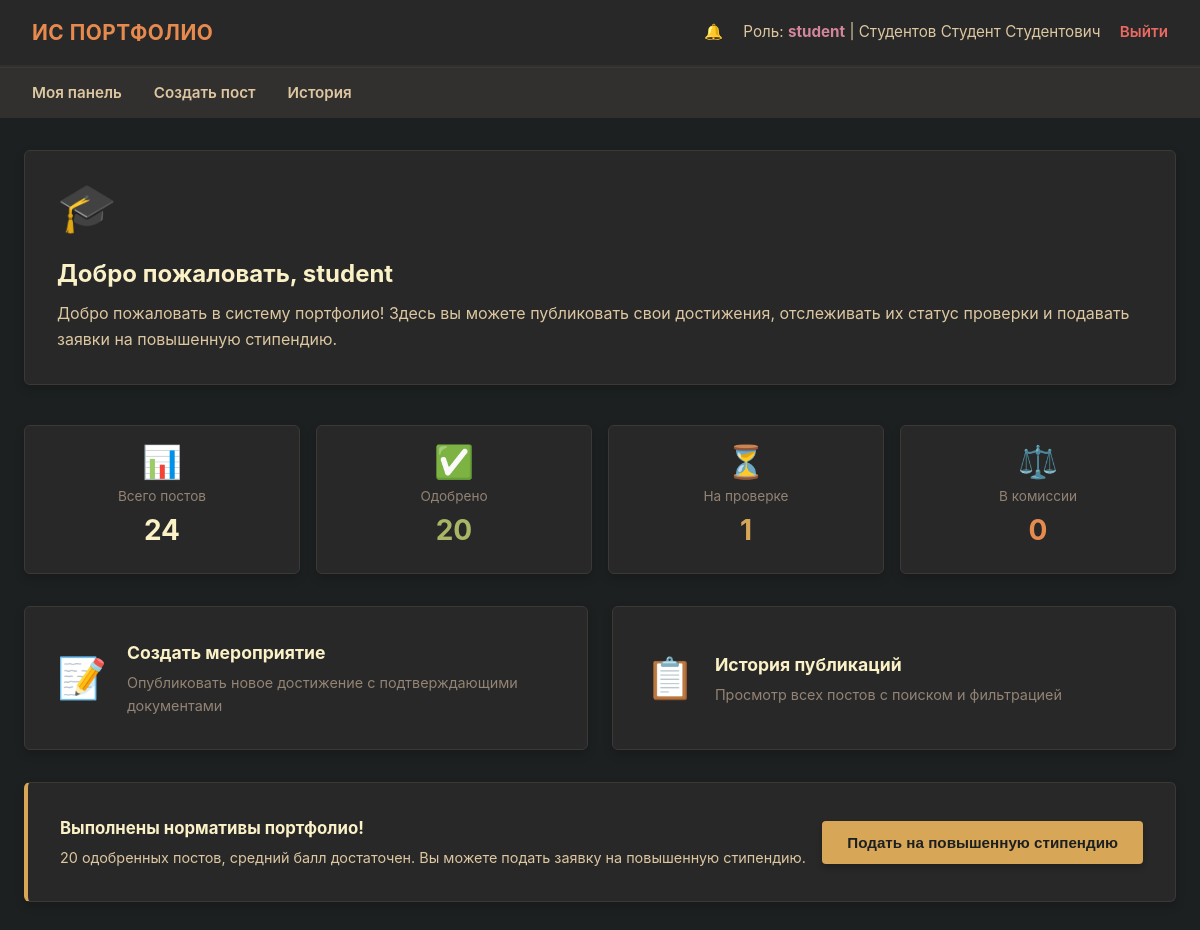
The page /student/dashboard (signed in) on the database its author committed.
### models.py (models this page shows)
class User(db.Model, UserMixin):
    __tablename__ = 'users'
    id = db.Column(db.Integer, primary_key=True)
    username = db.Column(db.String(50), unique=True, nullable=False)
    password_hash = db.Column(db.String(256), nullable=False)
    role = db.Column(db.String(20), nullable=False)
    last_name = db.Column(db.String(50), nullable=True)     # Фамилия
    first_name = db.Column(db.String(50), nullable=True)    # Имя
    patronymic = db.Column(db.String(50), nullable=True)    # Отчество
    group_name = db.Column(db.String(20), nullable=True)
    group_id = db.Column(db.Integer, db.ForeignKey('groups.id'), nullable=True)
    events = db.relationship('Event', backref='student', lazy=True, cascade="all, delete-orphan")
    notifications = db.relationship('Notification', backref='user', lazy=True, cascade="all, delete-orphan")
    scholarship_requests = db.relationship('ScholarshipRequest', backref='student', lazy=True, cascade="all, delete-orphan")

### routes/student.py (the view)
    @app.route('/student/dashboard', methods=['GET'])
    @login_required
    def student_dashboard():
        if current_user.role != 'student':
            return "Доступ ограничен", 403
        total = Event.query.filter_by(student_id=current_user.id).count()
        approved = Event.query.filter_by(student_id=current_user.id, status='approved').count()
        pending = Event.query.filter_by(student_id=current_user.id, status='pending').count()
        disputed = Event.query.filter_by(student_id=current_user.id, status='disputed').count()
        can_request = False
        if approved >= 20:
            approved_events = Event.query.filter_by(student_id=current_user.id, status='approved').all()
            avg_score = sum(e.score for e in approved_events) / len(approved_events)
            can_request = avg_score >= 4.5
        return render_template('student.html', total=total, approved=approved,
                               pending=pending, disputed=disputed, can_request=can_request)

### app.py (called while the page is built)
def create_app():
    app = Flask(__name__)
    app.config['SECRET_KEY'] = 'gruvbox-material-secure-shadow-key-1984'
    app.config['SQLALCHEMY_DATABASE_URI'] = 'sqlite:///database.db'
    app.config['SQLALCHEMY_TRACK_MODIFICATIONS'] = False
    app.config['UPLOAD_FOLDER'] = BASE_UPLOAD_FOLDER
    db.init_app(app)
    login_manager = LoginManager()
    login_manager.init_app(app)
    login_manager.login_view = 'login'
    @login_manager.user_loader
    def load_user(user_id):
        return db.session.get(User, int(user_id))
    register_routes(app)
    return app

### templates/student.html (shortened to what this page needs)
{% extends 'base.html' %}
{% block content %}
<div class="form-card" style="margin-bottom: 2.5rem;">
    <div style="display: flex; align-items: center; gap: 1.5rem; flex-wrap: wrap;">
        <div style="font-size: 3rem; line-height: 1;">🎓</div>
        <div>
            <h2 style="color: var(--fg0); margin: 0 0 0.5rem 0;">Добро пожаловать, {{ current_user.username }}</h2>
            <p style="color: var(--fg1); margin: 0;">
                Добро пожаловать в систему портфолио! Здесь вы можете публиковать свои достижения,
                отслеживать их статус проверки и подавать заявки на повышенную стипендию.
            </p>
        </div>
    </div>
</div>
<div style="display: grid; grid-template-columns: repeat(auto-fit, minmax(140px, 1fr)); gap: 1rem; margin-bottom: 2rem;">
    <div class="form-card" style="margin: 0; text-align: center; padding: 1.25rem;">
        <div style="font-size: 2rem; line-height: 1;">📊</div>
        <div style="color: var(--gray); font-size: 0.85rem; margin-top: 0.5rem;">Всего постов</div>
        <div style="color: var(--fg0); font-size: 1.75rem; font-weight: bold;">{{ total }}</div>
    </div>
    <div class="form-card" style="margin: 0; text-align: center; padding: 1.25rem;">
        <div style="font-size: 2rem; line-height: 1;">✅</div>
        <div style="color: var(--gray); font-size: 0.85rem; margin-top: 0.5rem;">Одобрено</div>
        <div style="color: var(--green); font-size: 1.75rem; font-weight: bold;">{{ approved }}</div>
    </div>
    <div class="form-card" style="margin: 0; text-align: center; padding: 1.25rem;">
        <div style="font-size: 2rem; line-height: 1;">⏳</div>
        <div style="color: var(--gray); font-size: 0.85rem; margin-top: 0.5rem;">На проверке</div>
        <div style="color: var(--yellow); font-size: 1.75rem; font-weight: bold;">{{ pending }}</div>
    </div>
    <div class="form-card" style="margin: 0; text-align: center; padding: 1.25rem;">
        <div style="font-size: 2rem; line-height: 1;">⚖️</div>
        <div style="color: var(--gray); font-size: 0.85rem; margin-top: 0.5rem;">В комиссии</div>
        <div style="color: var(--orange); font-size: 1.75rem; font-weight: bold;">{{ disputed }}</div>
    </div>
</div>
<div style="display: grid; grid-template-columns: repeat(auto-fit, minmax(260px, 1fr)); gap: 1.5rem; margin-bottom: 2rem;">
    <a href="{{ url_for('student_create') }}" class="form-card" style="margin: 0; display: flex; align-items: center; gap: 1.25rem; text-decoration: none; transition: transform 0.15s ease; cursor: pointer;">
        <div style="font-size: 2.5rem; line-height: 1;">📝</div>
        <div>
            <h3 style="color: var(--fg0); margin: 0 0 0.25rem 0; font-size: 1.1rem;">Создать мероприятие</h3>
            <p style="color: var(--gray); margin: 0; font-size: 0.9rem;">Опубликовать новое достижение с подтверждающими документами</p>
        </div>
    </a>
    <a href="{{ url_for('student_history') }}" class="form-card" style="margin: 0; display: flex; align-items: center; gap: 1.25rem; text-decoration: none; transition: transform 0.15s ease; cursor: pointer;">
        <div style="font-size: 2.5rem; line-height: 1;">📋</div>
        <div>
            <h3 style="color: var(--fg0); margin: 0 0 0.25rem 0; font-size: 1.1rem;">История публикаций</h3>
            <p style="color: var(--gray); margin: 0; font-size: 0.9rem;">Просмотр всех постов с поиском и фильтрацией</p>
        </div>
    </a>
</div>
{% if can_request %}
<div class="form-card" style="border-left: 4px solid var(--yellow); margin-bottom: 2rem;">
    <div style="display: flex; align-items: center; justify-content: space-between; flex-wrap: wrap; gap: 1rem;">
        <div>
            <strong style="color: var(--fg0); font-size: 1.05rem;">Выполнены нормативы портфолио!</strong>
            <p style="color: var(--fg1); margin: 0.25rem 0 0 0; font-size: 0.9rem;">
                {{ approved }} одобренных постов, средний балл достаточен. Вы можете подать заявку на повышенную стипендию.
            </p>
        </div>
        <form action="{{ url_for('request_scholarship') }}" method="POST" style="margin: 0;">
            <button type="submit" class="btn btn-warning" style="box-shadow: 0 4px 6px rgba(0,0,0,0.2); white-space: nowrap;">
                Подать на повышенную стипендию
            </button>
        </form>
    </div>
</div>
{% endif %}
{% endblock %}

### templates/base.html (shortened to what this page needs)
<!DOCTYPE html>
<html lang="ru">
<head>
    <link rel="stylesheet" href="{{ url_for('static', filename='css/style.css') }}">
</head>
<body>
    {% if current_user.is_authenticated %}
    <nav class="navbar">
        <div class="navbar-brand">ИС Портфолио</div>
        <div class="navbar-user">
            <a href="{{ url_for('notifications') }}" style="color: var(--fg1); text-decoration: none; margin-right: 1rem; position: relative;">
                🔔
            </a>
            Роль: <strong>{{ current_user.role }}</strong> |
            {% if current_user.last_name or current_user.first_name %}
            {{ current_user.last_name or '' }} {{ current_user.first_name or '' }} {{ current_user.patronymic or '' }}
            {% else %}
            {{ current_user.username }}
            {% endif %}
            <a href="{{ url_for('logout') }}" class="logout-link">Выйти</a>
        </div>
    </nav>
    <nav class="role-nav">
        <ul>
            {% if current_user.role == 'admin' %}
            <li><a href="{{ url_for('admin_dashboard') }}">Панель</a></li>
            <li><a href="{{ url_for('admin_users') }}">Пользователи</a></li>
            <li><a href="{{ url_for('admin_groups') }}">Группы</a></li>
            {% elif current_user.role == 'student' %}
            <li><a href="{{ url_for('student_dashboard') }}">Моя панель</a></li>
            <li><a href="{{ url_for('student_create') }}">Создать пост</a></li>
            <li><a href="{{ url_for('student_history') }}">История</a></li>
            {% elif current_user.role == 'curator' %}
            <li><a href="{{ url_for('curator_dashboard') }}">Панель куратора</a></li>
            <li><a href="{{ url_for('curator_pending') }}">Заявки</a></li>
            <li><a href="{{ url_for('curator_resolved') }}">Журнал</a></li>
            {% elif current_user.role == 'commission' %}
            <li><a href="{{ url_for('commission_dashboard') }}">Панель комиссии</a></li>
            <li><a href="{{ url_for('commission_disputes') }}">Споры</a></li>
            <li><a href="{{ url_for('commission_scholarships') }}">Стипендии</a></li>
            <li><a href="{{ url_for('commission_archive') }}">Архив</a></li>
            {% endif %}
        </ul>
    </nav>
    {% endif %}
    <div class="container">
        {% block content %}{% endblock %}
    </div>
</body>
</html>

### static/css/style.css (style rules this page uses)
:root { --bg0: #1d2021; --bg1: #282828; --bg2: #32302f; --bg3: #3c3836; --fg0: #fbf1c7; --fg1: #ddc7a1; --red: #ea6962; --green: #a9b665; --yellow: #d8a657; --blue: #7daea3; --orange: #e78a4e; --purple: #d3869b; --gray: #928374; }
* { box-sizing: border-box; margin: 0; padding: 0; }
body { background-color: var(--bg0); color: var(--fg0); font-family: -apple-system, BlinkMacSystemFont, "Segoe UI", Roboto, Helvetica, Arial, sans-serif; font-size: 16px; line-height: 1.6; padding-bottom: 3rem; }
.navbar { background-color: var(--bg1); padding: 1rem 2rem; display: flex; justify-content: space-between; align-items: center; border-bottom: 2px solid var(--bg2); box-shadow: 0 4px 6px rgba(0, 0, 0, 0.3); }
.navbar-brand { font-weight: 700; color: var(--orange); font-size: 1.3rem; letter-spacing: 0.5px; text-transform: uppercase; }
.navbar-user { color: var(--fg1); font-size: 0.95rem; }
.navbar-user strong { color: var(--purple); }
.logout-link { color: var(--red); text-decoration: none; margin-left: 15px; font-weight: 600; border-bottom: 1px dashed transparent; transition: border-color 0.2s ease; }
.role-nav { background-color: var(--bg2); padding: 0.75rem 2rem; border-top: 1px solid var(--bg3); }
.role-nav ul { list-style: none; display: flex; gap: 2rem; margin: 0; }
.role-nav li { display: inline; }
.role-nav a { color: var(--fg1); text-decoration: none; font-weight: 600; font-size: 0.95rem; padding: 0.5rem 0; border-bottom: 2px solid transparent; transition: border-color 0.2s ease, color 0.2s ease; }
.container { max-width: 1200px; margin: 2rem auto; padding: 0 1.5rem; }
.form-card { background-color: var(--bg1); border: 1px solid var(--bg3); border-radius: 6px; padding: 2rem; margin-bottom: 2rem; box-shadow: 0 4px 10px rgba(0, 0, 0, 0.2); }
.btn { display: inline-block; padding: 0.75rem 1.5rem; border: 1px solid transparent; border-radius: 4px; cursor: pointer; font-weight: 600; font-size: 0.95rem; text-align: center; text-decoration: none; transition: opacity 0.15s ease, transform 0.1s ease; }
.btn-warning { background-color: var(--yellow); color: var(--bg0); }

### rows shown on the page
User: role "student", last_name "Студентов", first_name "Студент", patronymic "Студентович", username "student"

### other values the page prints
{{ total }} "24"
{{ approved }} "20"
{{ pending }} "1"
{{ disputed }} "0"
